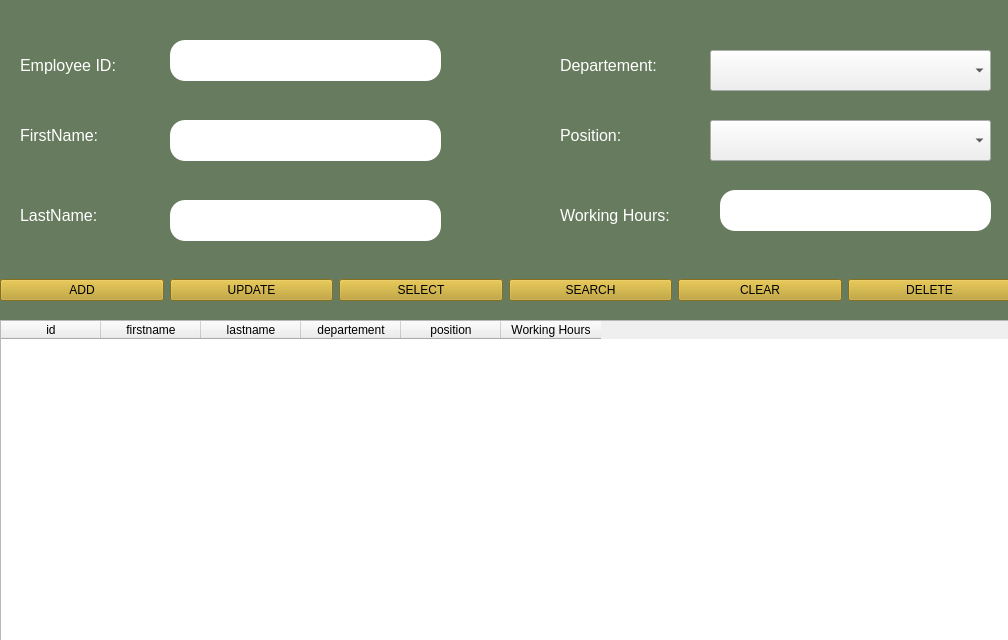
<?xml version="1.0" encoding="UTF-8"?>
<ui version="4.0">
 <class>Form</class>
 <widget class="QWidget" name="Form">
  <property name="geometry">
   <rect>
    <x>0</x>
    <y>0</y>
    <width>1008</width>
    <height>640</height>
   </rect>
  </property>
  <property name="windowTitle">
   <string>Form</string>
  </property>
  <property name="styleSheet">
   <string notr="true"/>
  </property>
  <widget class="QWidget" name="widget" native="true">
   <property name="geometry">
    <rect>
     <x>0</x>
     <y>0</y>
     <width>1011</width>
     <height>271</height>
    </rect>
   </property>
   <property name="styleSheet">
    <string notr="true">#widget{
background-color:#677B5E;
}</string>
   </property>
   <widget class="QLineEdit" name="idINP">
    <property name="geometry">
     <rect>
      <x>170</x>
      <y>40</y>
      <width>271</width>
      <height>41</height>
     </rect>
    </property>
    <property name="styleSheet">
     <string notr="true">#idINP{
border-radius:15%;
}</string>
    </property>
   </widget>
   <widget class="QLineEdit" name="firstnameINP">
    <property name="geometry">
     <rect>
      <x>170</x>
      <y>120</y>
      <width>271</width>
      <height>41</height>
     </rect>
    </property>
    <property name="styleSheet">
     <string notr="true">#firstnameINP{
border-radius:15%;
}</string>
    </property>
   </widget>
   <widget class="QLabel" name="label_3">
    <property name="geometry">
     <rect>
      <x>20</x>
      <y>200</y>
      <width>171</width>
      <height>31</height>
     </rect>
    </property>
    <property name="font">
     <font>
      <family>Arial</family>
      <pointsize>12</pointsize>
      <weight>50</weight>
      <bold>false</bold>
     </font>
    </property>
    <property name="styleSheet">
     <string notr="true">#label_3{
color:#fff;
}</string>
    </property>
    <property name="text">
     <string>LastName:</string>
    </property>
   </widget>
   <widget class="QLineEdit" name="lastnameINP">
    <property name="geometry">
     <rect>
      <x>170</x>
      <y>200</y>
      <width>271</width>
      <height>41</height>
     </rect>
    </property>
    <property name="styleSheet">
     <string notr="true">#lastnameINP{
border-radius:15%;
}</string>
    </property>
   </widget>
   <widget class="QLineEdit" name="hoursINP">
    <property name="geometry">
     <rect>
      <x>720</x>
      <y>190</y>
      <width>271</width>
      <height>41</height>
     </rect>
    </property>
    <property name="styleSheet">
     <string notr="true">#hoursINP{
border-radius:15%;
}</string>
    </property>
   </widget>
   <widget class="QLabel" name="label_4">
    <property name="geometry">
     <rect>
      <x>20</x>
      <y>120</y>
      <width>171</width>
      <height>31</height>
     </rect>
    </property>
    <property name="font">
     <font>
      <family>Arial</family>
      <pointsize>12</pointsize>
      <weight>50</weight>
      <bold>false</bold>
     </font>
    </property>
    <property name="styleSheet">
     <string notr="true">#label_4{
color:#fff;
}</string>
    </property>
    <property name="text">
     <string>FirstName:</string>
    </property>
   </widget>
   <widget class="QLabel" name="label_5">
    <property name="geometry">
     <rect>
      <x>20</x>
      <y>50</y>
      <width>171</width>
      <height>31</height>
     </rect>
    </property>
    <property name="font">
     <font>
      <family>Arial</family>
      <pointsize>12</pointsize>
      <weight>50</weight>
      <bold>false</bold>
     </font>
    </property>
    <property name="styleSheet">
     <string notr="true">#label_5{
color:#fff;
}</string>
    </property>
    <property name="text">
     <string>Employee ID:</string>
    </property>
   </widget>
   <widget class="QLabel" name="label_6">
    <property name="geometry">
     <rect>
      <x>560</x>
      <y>200</y>
      <width>171</width>
      <height>31</height>
     </rect>
    </property>
    <property name="font">
     <font>
      <family>Arial</family>
      <pointsize>12</pointsize>
      <weight>50</weight>
      <bold>false</bold>
     </font>
    </property>
    <property name="styleSheet">
     <string notr="true">#label_6{
color:#fff;
}</string>
    </property>
    <property name="text">
     <string>Working Hours:</string>
    </property>
   </widget>
   <widget class="QLabel" name="label_7">
    <property name="geometry">
     <rect>
      <x>560</x>
      <y>120</y>
      <width>171</width>
      <height>31</height>
     </rect>
    </property>
    <property name="font">
     <font>
      <family>Arial</family>
      <pointsize>12</pointsize>
      <weight>50</weight>
      <bold>false</bold>
     </font>
    </property>
    <property name="styleSheet">
     <string notr="true">#label_7{
color:#fff;
}</string>
    </property>
    <property name="text">
     <string>Position:</string>
    </property>
   </widget>
   <widget class="QLabel" name="label_8">
    <property name="geometry">
     <rect>
      <x>560</x>
      <y>50</y>
      <width>171</width>
      <height>31</height>
     </rect>
    </property>
    <property name="font">
     <font>
      <family>Arial</family>
      <pointsize>12</pointsize>
      <weight>50</weight>
      <bold>false</bold>
     </font>
    </property>
    <property name="styleSheet">
     <string notr="true">#label_8{
color:#fff;
}</string>
    </property>
    <property name="text">
     <string>Departement:</string>
    </property>
   </widget>
   <widget class="QComboBox" name="departementINP">
    <property name="geometry">
     <rect>
      <x>710</x>
      <y>50</y>
      <width>281</width>
      <height>41</height>
     </rect>
    </property>
   </widget>
   <widget class="QComboBox" name="PositionINP">
    <property name="geometry">
     <rect>
      <x>710</x>
      <y>120</y>
      <width>281</width>
      <height>41</height>
     </rect>
    </property>
   </widget>
  </widget>
  <widget class="QWidget" name="ButtonsWidget" native="true">
   <property name="geometry">
    <rect>
     <x>0</x>
     <y>260</y>
     <width>1011</width>
     <height>61</height>
    </rect>
   </property>
   <property name="styleSheet">
    <string notr="true">#ButtonsWidget{
background-color:#677B5E;
}</string>
   </property>
   <layout class="QHBoxLayout" name="horizontalLayout">
    <item>
     <widget class="QPushButton" name="AddButton">
      <property name="styleSheet">
       <string notr="true">#AddButton{
background-color:#BC9C22;
}</string>
      </property>
      <property name="text">
       <string>ADD</string>
      </property>
      <property name="icon">
       <iconset resource="../ressouce.qrc">
        <normaloff>:/icon/icons/add.png</normaloff>:/icon/icons/add.png</iconset>
      </property>
     </widget>
    </item>
    <item>
     <widget class="QPushButton" name="UpdateButton">
      <property name="styleSheet">
       <string notr="true">#UpdateButton{
background-color:#BC9C22;
}</string>
      </property>
      <property name="text">
       <string>UPDATE</string>
      </property>
      <property name="icon">
       <iconset resource="../ressouce.qrc">
        <normaloff>:/icon/icons/update.png</normaloff>:/icon/icons/update.png</iconset>
      </property>
     </widget>
    </item>
    <item>
     <widget class="QPushButton" name="SelectButton">
      <property name="styleSheet">
       <string notr="true">#SelectButton{
background-color:#BC9C22;
}</string>
      </property>
      <property name="text">
       <string>SELECT</string>
      </property>
      <property name="icon">
       <iconset resource="../ressouce.qrc">
        <normaloff>:/icon/icons/select.png</normaloff>:/icon/icons/select.png</iconset>
      </property>
     </widget>
    </item>
    <item>
     <widget class="QPushButton" name="SearchButton">
      <property name="styleSheet">
       <string notr="true">#SearchButton{
background-color:#BC9C22;
}</string>
      </property>
      <property name="text">
       <string>SEARCH</string>
      </property>
      <property name="icon">
       <iconset resource="../ressouce.qrc">
        <normaloff>:/icon/icons/search.png</normaloff>:/icon/icons/search.png</iconset>
      </property>
     </widget>
    </item>
    <item>
     <widget class="QPushButton" name="ClearButton">
      <property name="styleSheet">
       <string notr="true">#ClearButton{
background-color:#BC9C22;
}</string>
      </property>
      <property name="text">
       <string>CLEAR</string>
      </property>
      <property name="icon">
       <iconset resource="../ressouce.qrc">
        <normaloff>:/icon/icons/clear.png</normaloff>:/icon/icons/clear.png</iconset>
      </property>
     </widget>
    </item>
    <item>
     <widget class="QPushButton" name="DeleteButton">
      <property name="styleSheet">
       <string notr="true">#DeleteButton{
background-color:#BC9C22;
}</string>
      </property>
      <property name="text">
       <string>DELETE</string>
      </property>
      <property name="icon">
       <iconset resource="../ressouce.qrc">
        <normaloff>:/icon/icons/delete.png</normaloff>:/icon/icons/delete.png</iconset>
      </property>
     </widget>
    </item>
   </layout>
  </widget>
  <widget class="QTableWidget" name="tableWidget">
   <property name="geometry">
    <rect>
     <x>0</x>
     <y>320</y>
     <width>1011</width>
     <height>321</height>
    </rect>
   </property>
   <column>
    <property name="text">
     <string>id</string>
    </property>
   </column>
   <column>
    <property name="text">
     <string>firstname</string>
    </property>
   </column>
   <column>
    <property name="text">
     <string>lastname</string>
    </property>
   </column>
   <column>
    <property name="text">
     <string>departement</string>
    </property>
   </column>
   <column>
    <property name="text">
     <string>position</string>
    </property>
   </column>
   <column>
    <property name="text">
     <string>Working Hours</string>
    </property>
   </column>
  </widget>
 </widget>
 <resources>
  <include location="../ressouce.qrc"/>
 </resources>
 <connections/>
</ui>
